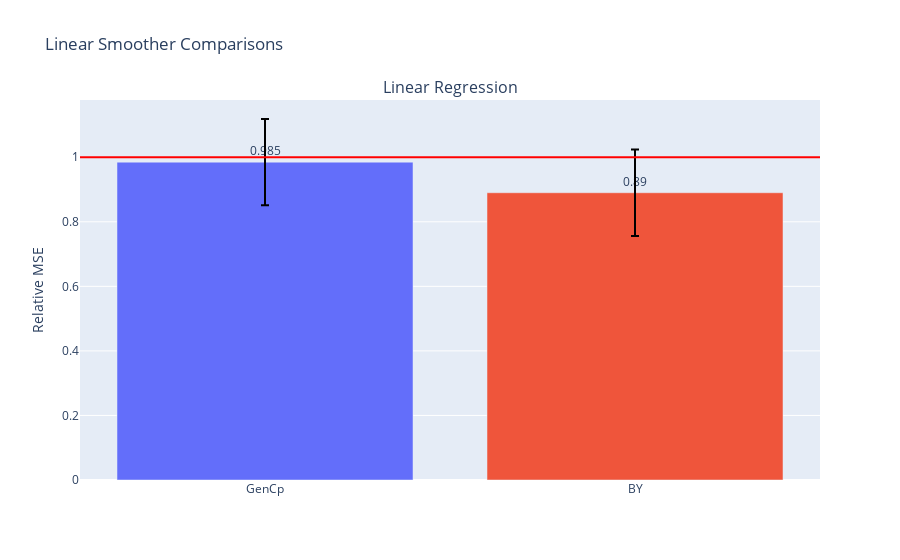

Here is the notebook cell this chart was saved with:
### Code cell
fig = gen_model_barplots(model_errs, model_names, est_names, title)
fig.show()

### Figure 1 — Plotly figure (JSON) as saved in the notebook; plotly's stock layout.template omitted (floating-point values rounded to 4 significant figures)
{"data": [{"error_y": {"array": [0.1337, 0.1337], "color": "black", "type": "data"}, "marker": {"color": ["#636EFA", "#EF553B", "#00CC96", "#AB63FA", "#FFA15A", "#19D3F3", "#FF6692", "#B6E880", "#FF97FF", "#FECB52"]}, "text": [0.985, 0.89], "textposition": "outside", "type": "bar", "x": ["GenCp", "BY"], "xaxis": "x", "y": [0.9848, 0.8901], "yaxis": "y"}], "layout": {"annotations": [{"font": {"size": 16}, "showarrow": false, "text": "Linear Regression", "x": 0.5, "xanchor": "center", "xref": "paper", "y": 1, "yanchor": "bottom", "yref": "paper"}], "shapes": [{"line": {"color": "red"}, "type": "line", "x0": 0, "x1": 1, "xref": "x domain", "y0": 1, "y1": 1, "yref": "y"}], "title": {"text": "Linear Smoother Comparisons"}, "xaxis": {"anchor": "y", "domain": [0, 1]}, "yaxis": {"anchor": "x", "domain": [0, 1], "title": {"text": "Relative MSE"}}}}
